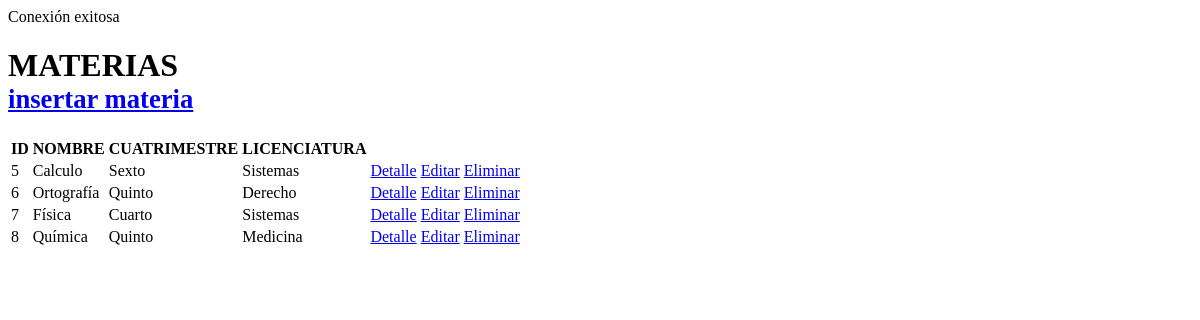
Before: /materias/indexM.php with the older database file.
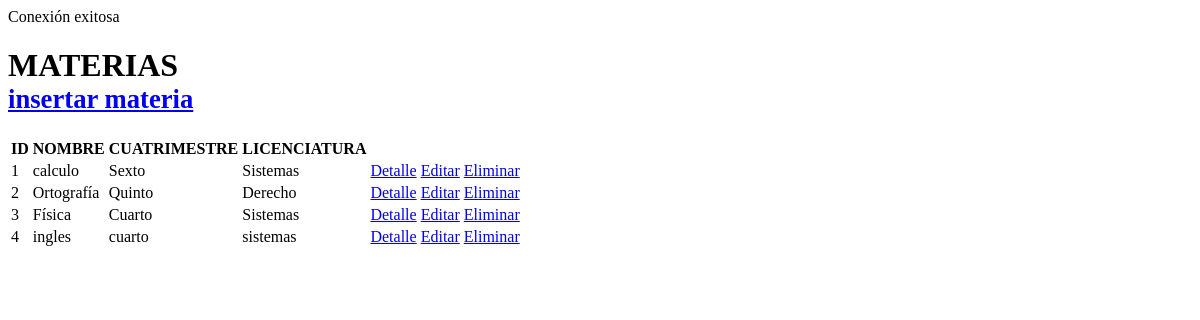
After: the same page with the newer database file.
### tables this page shows
CREATE TABLE `materias` (
  `id` int(11) NOT NULL,
  `nombre` varchar(35) NOT NULL,
  `cuatrimestre` varchar(35) NOT NULL,
  `licenciatura` varchar(35) NOT NULL
);

### lib/functions.php (called while the page is built, shortened)
<?php
function get_all_materias($connect)
{
$consulta = "SELECT * FROM materias";
$resultado = mysqli_query($connect, $consulta);
return $resultado;
}
        ?><!DOCTYPE html>

### materias/indexM.php (the view, shortened to what this page needs)
<?php
require_once("../lib/functions.php");
$users = get_all_materias ($connect);
?>
<!DOCTYPE html>
<html lang="es-MX">
<head>
</head>
<body>
    <h1>MATERIAS<br><small> <a href = "../materias/formularioM.php">insertar materia</a></small></h1> <table><thead>
        <tr><th>ID</th>
        <th>NOMBRE</th>
        <th>CUATRIMESTRE</th>
        <th>LICENCIATURA</th>
        </tr>
    </thead>
    <tbody>
        <?php
        while ($fila = mysqli_fetch_array($users))
        {
        ?>
        <tr>
            <td><?php echo $fila["id"]?> </td>
            <td><?php echo $fila["nombre"]?> </td>
            <td><?php echo $fila["cuatrimestre"]?> </td>
            <td><?php echo $fila["licenciatura"]?> </td>
            <td><a href="detailM.php?id=<?php echo $fila['id']; ?>">Detalle</a></td>
            <td><a href="formularioM_update.php?id=<?php echo $fila['id']; ?>">Editar</a></td>
            <td><a href="formularioM_delete.php?id=<?php echo $fila['id']; ?>">Eliminar</a></td>
        </tr>
        <?php
        }
        ?>
    </tbody>
    </table>
</body>
</html>

Changed rows visible on the page:
removed materias: id "5", nombre "Calculo", cuatrimestre "Sexto", licenciatura "Sistemas"
removed materias: id "6", nombre "Ortografía", cuatrimestre "Quinto", licenciatura "Derecho"
removed materias: id "7", nombre "Física", cuatrimestre "Cuarto", licenciatura "Sistemas"
removed materias: id "8", nombre "Química", cuatrimestre "Quinto", licenciatura "Medicina"
added materias: id "1", nombre "calculo", cuatrimestre "Sexto", licenciatura "Sistemas"
added materias: id "2", nombre "Ortografía", cuatrimestre "Quinto", licenciatura "Derecho"
added materias: id "3", nombre "Física", cuatrimestre "Cuarto", licenciatura "Sistemas"
added materias: id "4", nombre "ingles", cuatrimestre "cuarto", licenciatura "sistemas"
